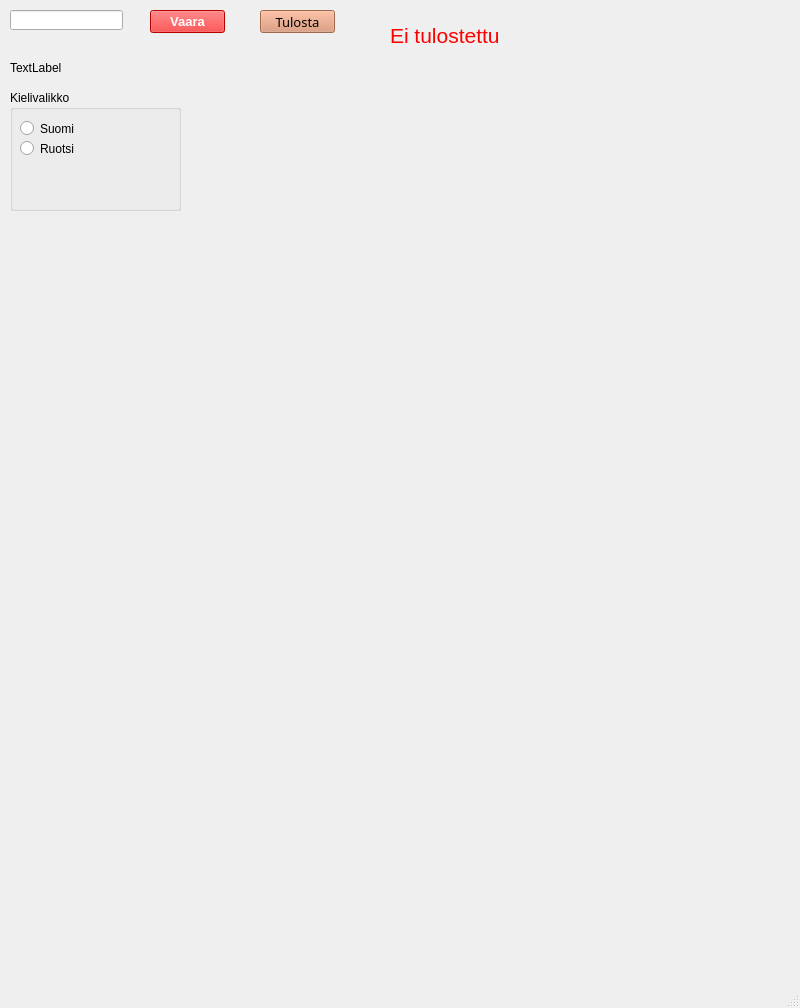
<?xml version="1.0" encoding="UTF-8"?>
<ui version="4.0">
 <class>MainWindow</class>
 <widget class="QMainWindow" name="MainWindow">
  <property name="geometry">
   <rect>
    <x>0</x>
    <y>0</y>
    <width>800</width>
    <height>1008</height>
   </rect>
  </property>
  <property name="windowTitle">
   <string>MainWindow</string>
  </property>
  <widget class="QWidget" name="centralwidget">
   <widget class="QLineEdit" name="lineEdit">
    <property name="geometry">
     <rect>
      <x>10</x>
      <y>10</y>
      <width>113</width>
      <height>20</height>
     </rect>
    </property>
   </widget>
   <widget class="QLabel" name="label">
    <property name="geometry">
     <rect>
      <x>10</x>
      <y>60</y>
      <width>201</width>
      <height>16</height>
     </rect>
    </property>
    <property name="text">
     <string>TextLabel</string>
    </property>
   </widget>
   <widget class="QPushButton" name="varoitaPushButton">
    <property name="geometry">
     <rect>
      <x>150</x>
      <y>10</y>
      <width>75</width>
      <height>23</height>
     </rect>
    </property>
    <property name="font">
     <font>
      <pointsize>10</pointsize>
      <weight>75</weight>
      <bold>true</bold>
     </font>
    </property>
    <property name="styleSheet">
     <string notr="true">background-color: rgb(255, 0, 0);
color: rgb(255, 255, 255);</string>
    </property>
    <property name="text">
     <string>Vaara</string>
    </property>
   </widget>
   <widget class="QPushButton" name="tulostaPushButton">
    <property name="geometry">
     <rect>
      <x>260</x>
      <y>10</y>
      <width>75</width>
      <height>23</height>
     </rect>
    </property>
    <property name="font">
     <font>
      <family>MV Boli</family>
      <pointsize>10</pointsize>
      <weight>50</weight>
      <bold>false</bold>
     </font>
    </property>
    <property name="styleSheet">
     <string notr="true">background-color: rgb(218, 145, 109);</string>
    </property>
    <property name="text">
     <string>Tulosta</string>
    </property>
   </widget>
   <widget class="QGroupBox" name="languageGroupBox">
    <property name="geometry">
     <rect>
      <x>10</x>
      <y>90</y>
      <width>171</width>
      <height>121</height>
     </rect>
    </property>
    <property name="title">
     <string>Kielivalikko</string>
    </property>
    <widget class="QRadioButton" name="FinnishRadioButton">
     <property name="geometry">
      <rect>
       <x>10</x>
       <y>30</y>
       <width>82</width>
       <height>17</height>
      </rect>
     </property>
     <property name="text">
      <string>Suomi</string>
     </property>
    </widget>
    <widget class="QRadioButton" name="SwedishRadioButton">
     <property name="geometry">
      <rect>
       <x>10</x>
       <y>50</y>
       <width>82</width>
       <height>17</height>
      </rect>
     </property>
     <property name="text">
      <string>Ruotsi</string>
     </property>
    </widget>
   </widget>
   <widget class="QLabel" name="tulostettuLabel">
    <property name="geometry">
     <rect>
      <x>390</x>
      <y>20</y>
      <width>151</width>
      <height>31</height>
     </rect>
    </property>
    <property name="font">
     <font>
      <pointsize>16</pointsize>
     </font>
    </property>
    <property name="styleSheet">
     <string notr="true">color: rgb(255, 0, 0);</string>
    </property>
    <property name="text">
     <string>Ei tulostettu</string>
    </property>
   </widget>
  </widget>
  <widget class="QMenuBar" name="menubar">
   <property name="geometry">
    <rect>
     <x>0</x>
     <y>0</y>
     <width>800</width>
     <height>21</height>
    </rect>
   </property>
  </widget>
  <widget class="QStatusBar" name="statusbar"/>
 </widget>
 <resources/>
 <connections>
  <connection>
   <sender>lineEdit</sender>
   <signal>textChanged(QString)</signal>
   <receiver>label</receiver>
   <slot>setText(QString)</slot>
   <hints>
    <hint type="sourcelabel">
     <x>59</x>
     <y>43</y>
    </hint>
    <hint type="destinationlabel">
     <x>28</x>
     <y>89</y>
    </hint>
   </hints>
  </connection>
 </connections>
</ui>
